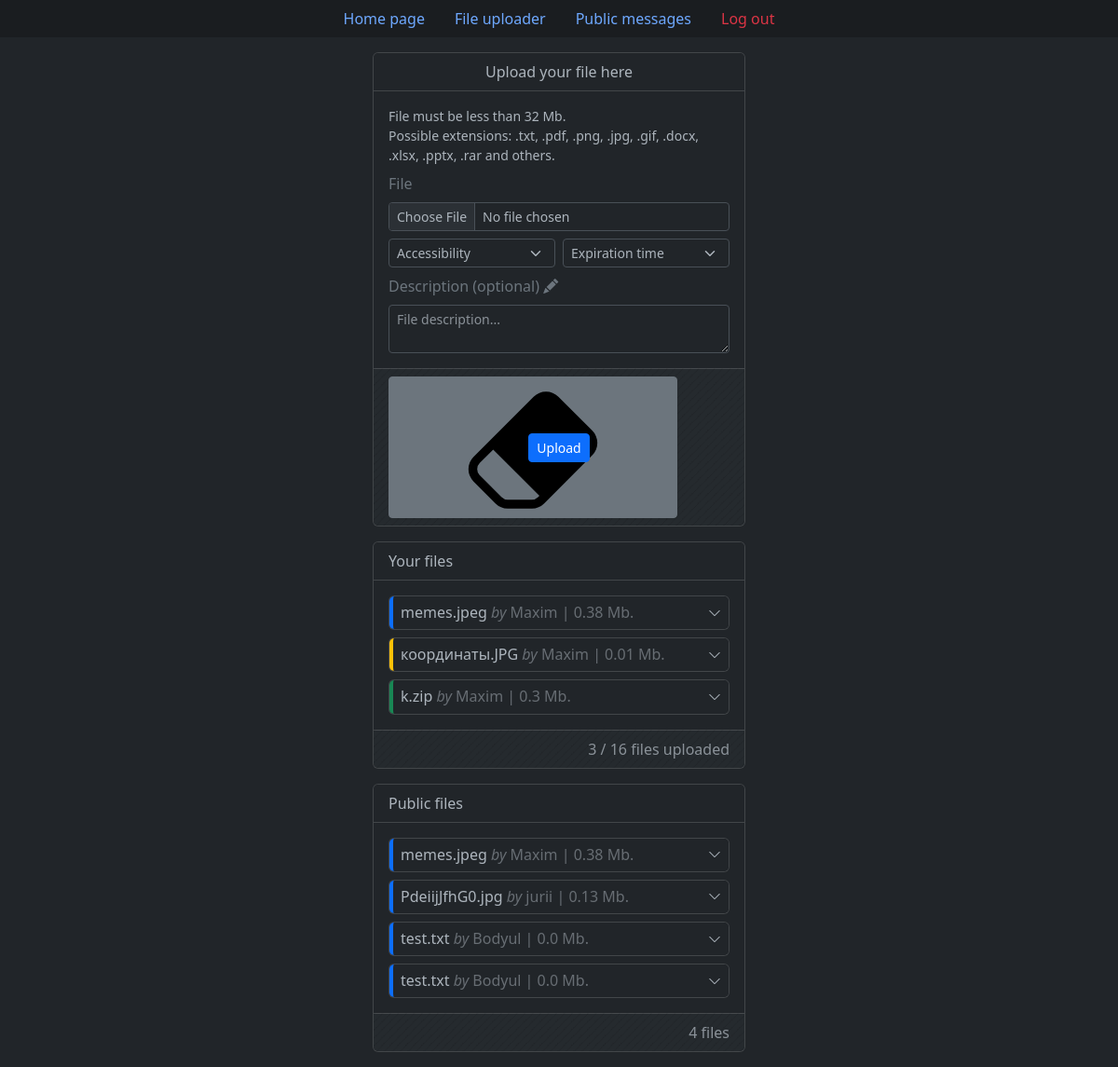
The app's page /upload_file (signed in), older data.
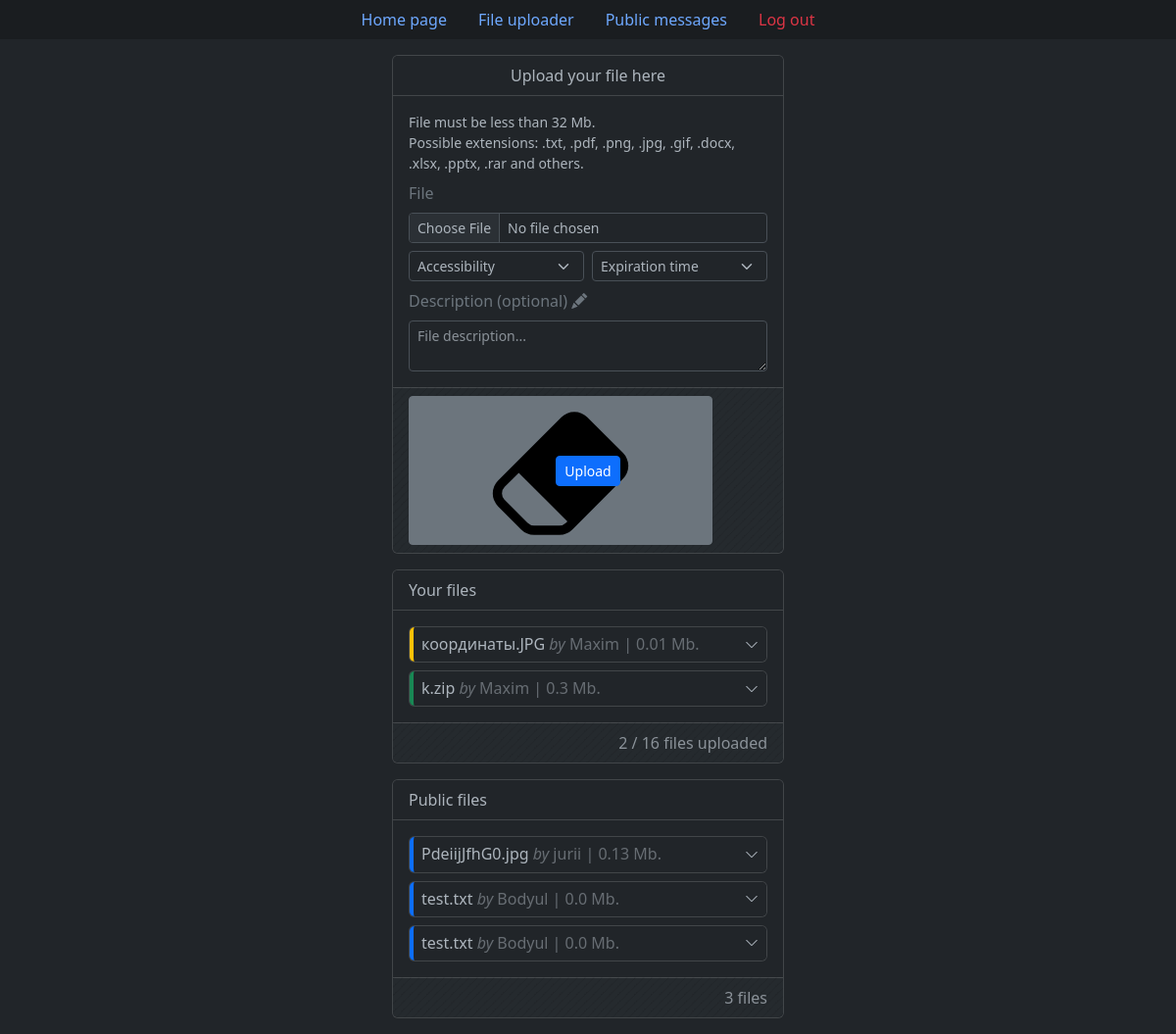
The same page, newer data.
### tables this page shows
CREATE TABLE "files" (
    "id" integer,
    "original_file_name" text NOT NULL,
    "unique_file_name" text NOT NULL,
    "size_in_bytes" integer NOT NULL,
    "owner_id" text NOT NULL,
    "privacy" text NOT NULL,
    "upload_date" text NOT NULL,
    "expires" text NOT NULL,
    "description" text,
    FOREIGN KEY("owner_id") REFERENCES "users"("id") ON DELETE CASCADE ON UPDATE CASCADE,
    PRIMARY KEY("ID" AUTOINCREMENT)
);

CREATE TABLE users (
    id integer primary key autoincrement,
    username text not null unique,
    password_hash blob not null
);

### app.py (the view, shortened to what this page needs)
@app.route("/upload_file", methods=["GET", "POST"])
def upload_file():
    if request.method == "GET":
        db = get_db()
        cur = db.cursor()
        public_files = cur.execute("""
            SELECT f.id, original_file_name, unique_file_name, size_in_bytes,
                   owner_id, privacy, strftime("%d.%m.%Y %H:%M", upload_date) upload_date,
                   strftime("%d.%m.%Y %H:%M", expires) expires, description, username
            FROM files f
            LEFT JOIN users u ON f.owner_id = u.id
            WHERE privacy = 'Public'
            ORDER BY datetime(upload_date) DESC
        """).fetchall()
        user_files = None
        if current_user.is_authenticated:
            user_files = cur.execute("""
                SELECT f.id, original_file_name, unique_file_name, size_in_bytes,
                   owner_id, privacy, strftime("%d.%m.%Y %H:%M", upload_date) upload_date,
                   strftime("%d.%m.%Y %H:%M", expires) expires, description, username
                FROM files f
                LEFT JOIN users u ON f.owner_id = u.id
                WHERE owner_id = ?
                ORDER BY datetime(upload_date) DESC
            """, [current_user.id]).fetchall()
        return render_template("pages/upload_file.html", user_files=user_files, public_files=public_files)

### app.py (called while the page is built)
def connect_db():
    con = sqlite3.connect(app.config["DB_PATH"])
    con.row_factory = sqlite3.Row
    return con

def get_db():
    if not hasattr(g, "db"):
        g.db = connect_db()
    return g.db

@login_manager.user_loader
def load_user(user_id):
    db = get_db()
    cur = db.cursor()
    user = cur.execute("SELECT * FROM users WHERE id = ?", [user_id]).fetchone()
    if user is not None:
        return UserSQLite(user)
    return None

@app.teardown_request
def teardown_db(error):
    if hasattr(g, "db"):
        g.db.close()

### templates/pages/upload_file.html (shortened to what this page needs)
{% extends 'base.html' %}
{% if not validations %}
    {% set file_validation = "" %}
    {% set accessibility_validation = "" %}
    {% set expiration_validation = "" %}
    {% set description_validation = "" %}
    {% set file_feedback = "" %}
    {% set accessibility_feedback = "" %}
    {% set expiration_feedback = "" %}
    {% set description_feedback = "" %}
{% else %}
    {% set file_validation = "is-invalid" if not validations["file"]["check"] else "" %}
    {% set accessibility_validation = "is-invalid" if not validations["accessibility"]["check"] else "" %}
    {% set expiration_validation = "is-invalid" if not validations["expiration"]["check"] else "" %}
    {% set description_validation = "is-invalid" if not validations["description"]["check"] else "" %}
    {% set file_feedback = validations["file"]["feedback"] %}
    {% set accessibility_feedback = validations["accessibility"]["feedback"] %}
    {% set expiration_feedback = validations["expiration"]["feedback"] %}
    {% set description_feedback = validations["description"]["feedback"] %}
{% endif %}
{% block content %}
	<div class="card col-md-4 offset-md-4 mb-3">
		<div class="card-header text-center bg-dark fs-6 mb-3">
			Upload your file here
		</div>
		{% if not current_user.is_authenticated %}
			<div class="card-body ps-3 pe-3 pt-0 pb-0">
				<div class="card card-body mb-3 bg-body-secondary border border-secondary-subtle text-center"
					 style="font-size: .875rem;">
					<p class="mb-0">
						Uploading a file is <a href="{{ url_for('log_in', next=url_for('upload_file')) }}"
												class="link-body"
												style="color: var(--bs-body-color);">log in</a> required.
					</p>
				</div>
			</div>
		{% else %}
			<form method="post" enctype="multipart/form-data" id="upload_file_form">
				<div class="card-body ps-3 pe-3 pt-0 pb-0">
					<div class="row g-2">
						<div class="col-md-12">
							<div class="bd-callout bd-callout-info mt-0 mb-0" style="font-size: .875rem;">
								File must be less than {{ (config['FILE_UPLOAD_MAX_SIZE'] / (1024 * 1024))|int }} Mb.<br>
								Possible extensions: .txt, .pdf, .png, .jpg, .gif, .docx, .xlsx, .pptx, .rar
									and others.
							</div>
						</div>
						<div class="col-md-12">
							<p class="text-secondary fs-6 mb-0 pb-0">
								File
							</p>
						</div>
						<div class="col-md-12">
							<input class="form-control form-control-sm {{ file_validation }}"
								   type="file" id="formFile" name="outcoming_file" required>
						</div>
						<div class="col-md-6">
							<select class="form-select form-select-sm {{ accessibility_validation }}"
                                id="validationPrivacy" name="privacy" required>
								{% if form is defined %}
									<option disabled value="">Accessibility</option>
								{% else %}
									<option selected disabled value="">Accessibility</option>
								{% endif %}
							</select>
						</div>
						<div class="col-md-6">
							<select class="form-select form-select-sm {{ expiration_validation }}"
                                id="validationExpiration" name="expiration" required>
								{% if form is defined %}
									<option disabled value="">Expiration time</option>
								{% else %}
									<option selected disabled value="">Expiration time</option>
								{% endif %}
							</select>
						</div>
						<div class="col-md-12">
							<p class="text-secondary fs-6 mb-0 pb-0">
								Description (optional)
								<i class="bi bi-pencil-fill"></i>
							</p>
						</div>
						<div class="col-md-12">
							<textarea class="form-control form-control-sm {{ description_validation }}"
                                placeholder="File description..." id="validationDescription"
								name="file_description" rows="2"
								maxlength="{{ config['FILE_DESCRIPTION_LENGTH'] }}">{{ form.description if form is defined }}</textarea>
						</div>
					</div>
				</div>
				<div class="card-footer bg-stripes-body fs-6 mt-3">
					<div class="row g-0 align-items-center">
						<div class="col-md-4 text-start">
							<button type="button" class="btn btn-sm btn-secondary px-1 py-0"
									data-bs-toggle="tooltip" data-bs-placement="top" data-bs-title="Erase"
                                	data-bs-custom-class="tooltip-body"
									data-bs-trigger="hover"
									onclick="resetForm('upload_file_form')">
							</button>
						</div>
						<div class="col-md-4 text-center">
							<button type="submit" class="btn btn-sm btn-primary">Upload</button>
						</div>
					</div>
				</div>
			</form>
		{% endif %}
	</div>
	{% if current_user.is_authenticated %}
		<div class="card col-md-4 offset-md-4 mb-3">
			<div class="card-header text-start bg-dark fs-6 mb-3">
				Your files
			</div>
			<div id="private-files-container" class="card-body py-0">
				{% if user_files %}
					{% for file in user_files %}
						{% set privacy_text_color =
							"text-primary-emphasis" if file['privacy'] == 'Public'
							else "text-warning-emphasis" if file['privacy'] == 'By link'
							else "text-success-emphasis" %}
						{% set privacy_border_color =
							"border-primary" if file['privacy'] == 'Public'
							else "border-warning" if file['privacy'] == 'By link'
							else "border-success" %}
						<div class="accordion accordion-dark-small">
							<div class="accordion-item mb-2">
								<h2 class="accordion-header">
									<button class="accordion-button collapsed shadow-none d-flex justify-content-between
											border-start border-4 {{ privacy_border_color }} fs-6"
											type="button" data-bs-toggle="collapse"
											data-bs-target="#collapseFile{{ file['id'] }}" aria-expanded="true"
											aria-controls="collapseFile{{ file['id'] }}">
										<span class="d-inline-block text-truncate py-2"
											  style="max-width: 180px;">
											{{ file['original_file_name'] }}
										</span>
										<span class="text-body-tertiary">
											&nbsp;<i>by</i> {{ file['username'] }} | {{ (file['size_in_bytes'] / (1024 * 1024))|round(2) }} Mb.
										</span>
									</button>
								</h2>
							</div>
						</div>
					{% endfor %}
				{% else %}
					<div class="card card-body text-center py-1 mb-2" style="font-size: .875rem;">
						You have not uploaded any file.
					</div>
				{% endif %}
			</div>
			<div class="card-footer bg-stripes-body mt-2">
				<div class="row g-0 align-items-center">
					<div class="col-md-12 text-end text-body-secondary">
						<span>
							<span id="private-files-count">{% if user_files %} {{ user_files|length }} {% else %} 0 {% endif %}</span> /
							<span id="private-files-allowed">{{ config["FILES_PER_USER"] }}</span> files uploaded
						</span>
					</div>
				</div>
			</div>
		</div>
	{% endif %}
	<div class="card col-md-4 offset-md-4 mb-3">
		<div class="card-header text-start bg-dark fs-6">
			Public files
		</div>
		<div id="public-files-container" class="card-body pb-0">
			{% if public_files %}
				{% for file in public_files %}
					{% set privacy_text_color = 'text-primary-emphasis' %}
					{% set privacy_border_color = 'border-primary' %}
					<div class="accordion accordion-dark-small">
						<div class="accordion-item mb-2">
							<h2 class="accordion-header">
								<button class="accordion-button collapsed shadow-none d-flex justify-content-between
										border-start border-4 {{ privacy_border_color }}"
										type="button" data-bs-toggle="collapse"
										data-bs-target="#collapsePublicFile{{ file['id'] }}" aria-expanded="true"
										aria-controls="collapsePublicFile{{ file['id'] }}">
									<span class="d-inline-block text-truncate py-2">
										{{ file['original_file_name'] }}
									</span>
									<span class="text-body-tertiary">
										&nbsp;<i>by</i> {{ file['username'] }} | {{ (file['size_in_bytes'] / (1024 * 1024))|round(2) }} Mb.
									</span>
								</button>
							</h2>
														{% set file_link = url_for('download_file', unique_file_name=file['unique_file_name'], _external=True) %}
						</div>
					</div>
				{% endfor %}
			{% else %}
				<div>
					<div class="card card-body text-center py-1 mb-2" style="font-size: .875rem;">
						Nothing yet here.
					</div>
				</div>
			{% endif %}
		</div>
		<div class="card-footer bg-stripes-body mt-2">
			<div class="row g-0 align-items-center">
				<div class="col-md-12 text-end text-body-secondary">
					<span>
						<span id="public-files-total">{{ public_files|length }}</span> files
					</span>
				</div>
			</div>
		</div>
	</div>
{% endblock %}

### templates/base.html (shortened to what this page needs)
<!DOCTYPE html>
<html lang="en" data-bs-theme="dark">
<head>
    <link href="https://cdn.jsdelivr.net/npm/bootstrap@5.3.0-alpha1/dist/css/bootstrap.min.css" rel="stylesheet">
    <link href="https://getbootstrap.com/docs/5.3/assets/css/docs.css" rel="stylesheet">
    <link rel="stylesheet" href="https://cdn.jsdelivr.net/npm/bootstrap-icons@1.10.3/font/bootstrap-icons.css">
    <link rel=stylesheet type=text/css href="{{ url_for('static', filename='css/style.css') }}">
</head>
<body>
    <ul class="nav nav-pills bg-dark-subtle justify-content-center mb-3">
        <li class="nav-item">
            <a class="nav-link" aria-current="page" href="{{ url_for('index') }}">Home page</a>
        </li>
        <li class="nav-item">
            <a class="nav-link" href="{{ url_for('upload_file') }}">File uploader</a>
        </li>
        <li class="nav-item">
            <a class="nav-link" href="{{ url_for('leave_message') }}">Public messages</a>
        </li>
        {% if current_user.is_authenticated %}
            <li class="nav-item">
                <a class="nav-link" style="--bs-nav-link-hover-color: var(--bs-danger-text); --bs-nav-link-color: rgba(var(--bs-danger-rgb));"  href="{{ url_for('log_out') }}">Log out</a>
            </li>
        {% endif %}
    </ul>
    {% block content %} {% endblock %}
</body>
</html>

### static/css/style.css (style rules this page uses)
.bg-stripes-body { background-image: linear-gradient(135deg, #212529 8.33%, #252a2e 8.33%, #252a2e 50%, #212529 50%, #212529 58.33%, #252a2e 58.33%, #252a2e 100%); background-size: 8.49px 8.49px; }
.accordion-dark-small { --bs-accordion-bg: var(--bs-body-bg); --bs-accordion-border-color: var(--bs-border-color-translucent); --bs-accordion-active-bg: var(--bs-tertiary-bg); --bs-accordion-active-color: var(--bs-body-color); --bs-accordion-btn-bg: var(--bs-body-bg); --bs-accordion-btn-icon-width: 0.875rem; --bs-accordion-btn-padding-x: 0.5rem; --bs-accordion-btn-padding-y: 0rem; }

Row changes from the older to the newer data that the page shows:
removed files: original_file_name "memes.jpeg", username "Maxim", (file['size_in_bytes']/(1024*1024))|round(2) "0.38"
Text that changed along with them:
{{ user_files|length }}: "3" → "2"
{{ public_files|length }}: "4" → "3"
